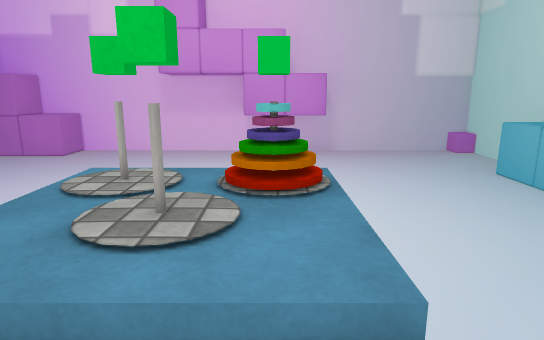
[1] (above)

12 first-person views from a walk through a Unity game level. The camera is 1.2 m above the floor, tilts 12° down and sees 75° across. The floor is counted in squares, 0.5 m on a side. Each view is taken from the middle of a square. On the plan, view 1 faces up. The plan holds only what a view shows up to about 20 squares ahead; the rest is blank. The player is left out. Some surface patterns are stand-ins.

[2]
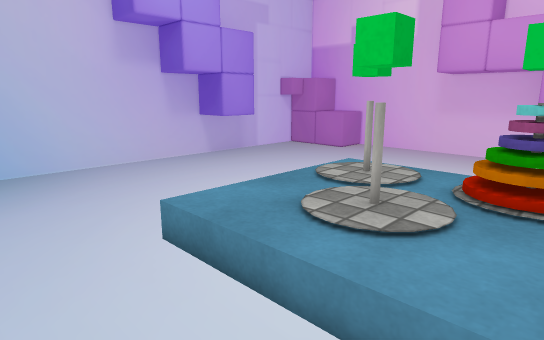

[3]
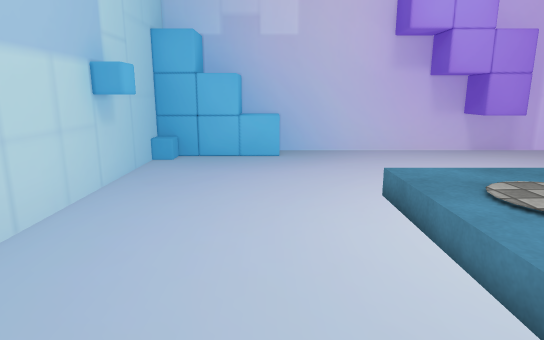

[4]
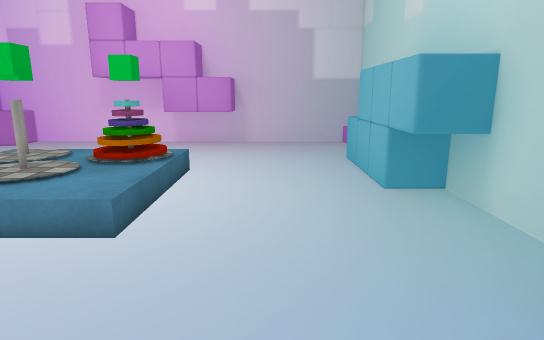

[5]
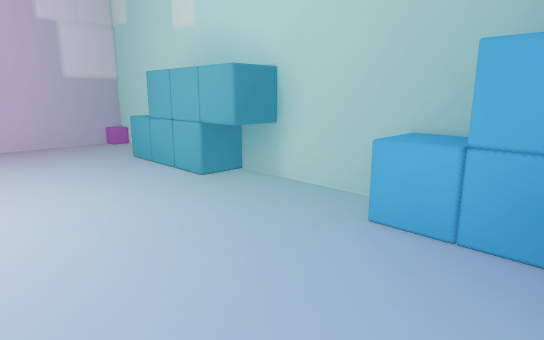

[6]
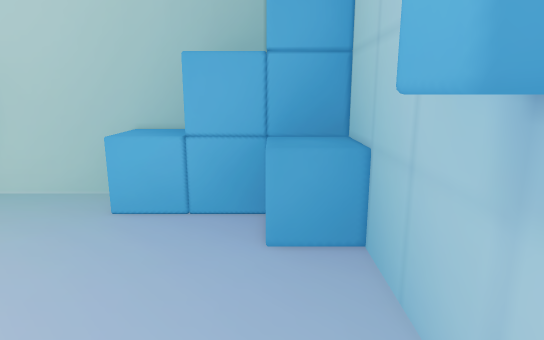

[7]
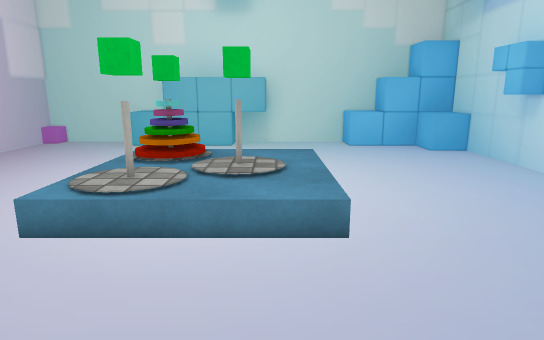

[8]
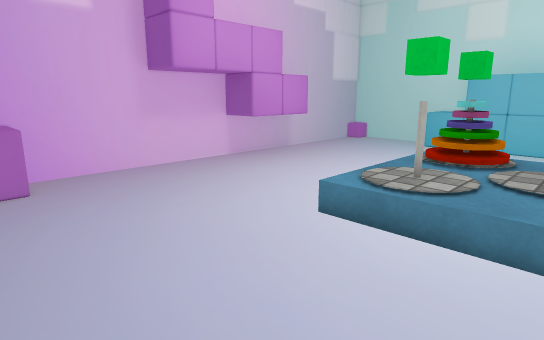

[9]
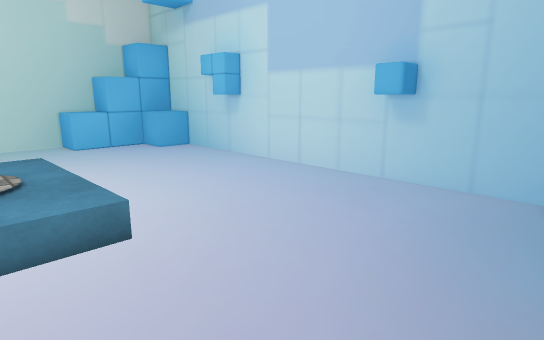

[10]
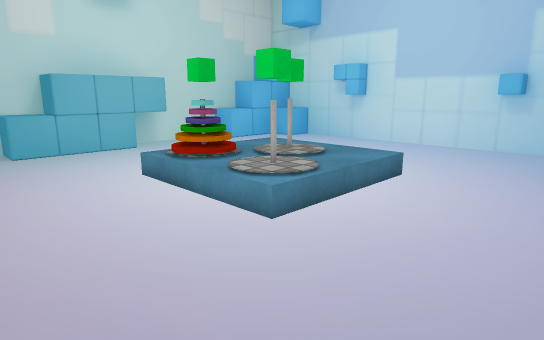

[11]
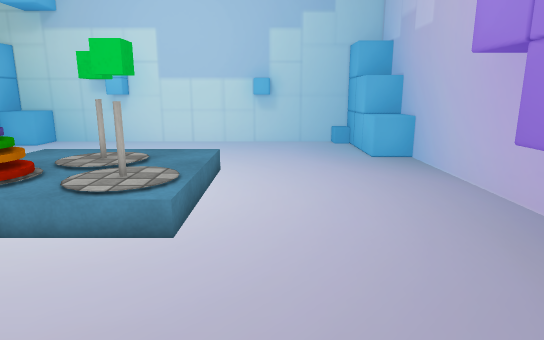

[12]
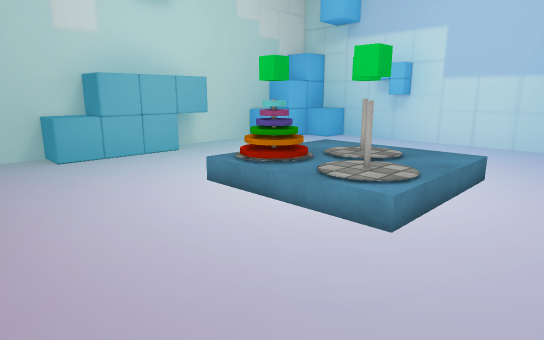

### Floor plan
Key: @ floor where view 1 was taken; # wall or solid block; . main floor; : floor 0.25 m higher than the main floor; + floor 0.5 m higher than the main floor; / step, stairs or slope; ^ raised ledge; O other object.
Columns run from 12 left of view 1 to 9 right of it. Each row starts with its distance up from view 1.
 16   #####
 15  ##^^  ###   ########
 14  ##^....#######.....#
 13  #.................. #
 12  #.................. #
 11  #..................^#
 10  ##................^^#
  9  ##................###
  8  ##.....::::/:.....##
  7  ##.....:O+/O/.....#
  6  #......:+:://.....#
  5  #......::OO::.....##
  4  #......::++::.....##
  3  #......::::::......#
  2  #.................. #
  1 # .................. #
  0 #^^.........@......^^#
 -1 #^^................^^#
 -2 ###................###
 -3  ##...............^##
 -4   ################^#
 -5                  ###

Positions as (right, up) in squares from view 1, and headings:
1: (0, 0), facing up
2: (1, 0), facing up-left
3: (4, 0), facing left
4: (4, -3), facing up
5: (1, -3), facing up-right
6: (0, -3), facing right
7: (-10, 4), facing right
8: (-10, 4), facing up-right
9: (-10, 5), facing down-right
10: (-9, 13), facing down-right
11: (-6, 14), facing down
12: (-7, 14), facing down-right
